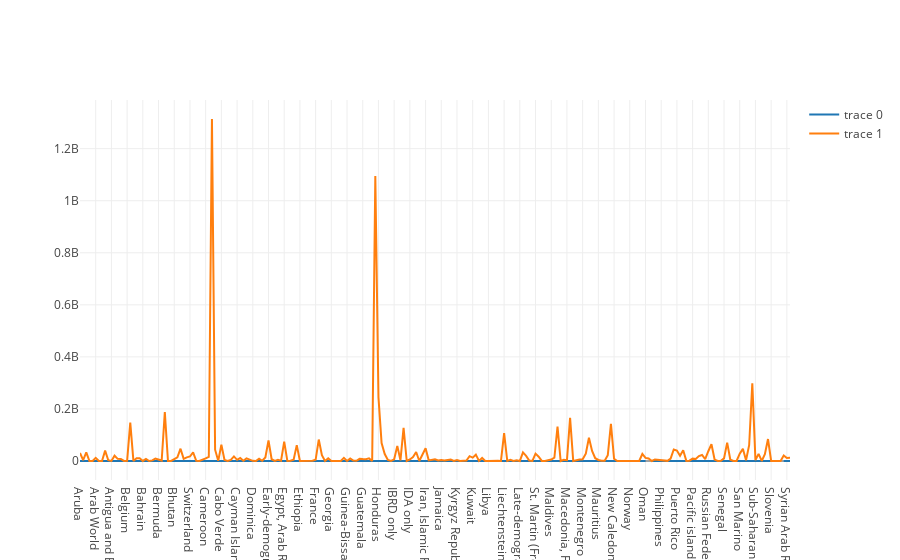

Source (notebook cell):
### Code cell
# View dashboard offline
plotly.offline.iplot(data, filename='birthrate_population_by_country')

### Figure 1 — Plotly figure (JSON) as saved in the notebook; plotly's stock layout.template omitted (floating-point values rounded to 4 significant figures; data arrays with more than 128 entries replaced by an {"elided": "..."} marker saying what was removed)
{"data": [{"type": "scatter", "uid": "f574c212-a321-11e8-9a06-b88a605d4570", "x": {"elided": "227 str values"}, "y": {"elided": "227 float values"}}, {"type": "scatter", "uid": "f574c213-a321-11e8-aa9f-b88a605d4570", "x": {"elided": "227 str values"}, "y": {"elided": "227 int values"}}], "layout": {}}
